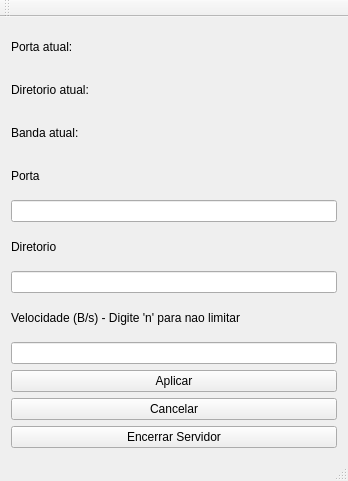
<?xml version="1.0" encoding="UTF-8"?>
<ui version="4.0">
 <class>Interface</class>
 <widget class="QMainWindow" name="Interface">
  <property name="geometry">
   <rect>
    <x>0</x>
    <y>0</y>
    <width>348</width>
    <height>481</height>
   </rect>
  </property>
  <property name="windowTitle">
   <string>Interface</string>
  </property>
  <widget class="QWidget" name="centralWidget">
   <layout class="QVBoxLayout" name="verticalLayout">
    <item>
     <widget class="QLabel" name="labelPortaAtual">
      <property name="text">
       <string>Porta atual:</string>
      </property>
     </widget>
    </item>
    <item>
     <widget class="QLabel" name="labelDiretorioAtual">
      <property name="text">
       <string>Diretorio atual:</string>
      </property>
     </widget>
    </item>
    <item>
     <widget class="QLabel" name="labelBandaAtual">
      <property name="text">
       <string>Banda atual:</string>
      </property>
     </widget>
    </item>
    <item>
     <widget class="QLabel" name="label">
      <property name="text">
       <string>Porta</string>
      </property>
     </widget>
    </item>
    <item>
     <widget class="QLineEdit" name="linePorta"/>
    </item>
    <item>
     <widget class="QLabel" name="label_2">
      <property name="text">
       <string>Diretorio</string>
      </property>
     </widget>
    </item>
    <item>
     <widget class="QLineEdit" name="lineDiretorio"/>
    </item>
    <item>
     <widget class="QLabel" name="label_3">
      <property name="text">
       <string>Velocidade (B/s) - Digite 'n' para nao limitar</string>
      </property>
     </widget>
    </item>
    <item>
     <widget class="QLineEdit" name="lineBanda"/>
    </item>
    <item>
     <widget class="QPushButton" name="pushAplicar">
      <property name="text">
       <string>Aplicar</string>
      </property>
     </widget>
    </item>
    <item>
     <widget class="QPushButton" name="pushCancelar">
      <property name="text">
       <string>Cancelar</string>
      </property>
     </widget>
    </item>
    <item>
     <widget class="QPushButton" name="pushEncerrar">
      <property name="text">
       <string>Encerrar Servidor</string>
      </property>
     </widget>
    </item>
   </layout>
  </widget>
  <widget class="QMenuBar" name="menuBar">
   <property name="geometry">
    <rect>
     <x>0</x>
     <y>0</y>
     <width>348</width>
     <height>28</height>
    </rect>
   </property>
  </widget>
  <widget class="QToolBar" name="mainToolBar">
   <attribute name="toolBarArea">
    <enum>TopToolBarArea</enum>
   </attribute>
   <attribute name="toolBarBreak">
    <bool>false</bool>
   </attribute>
  </widget>
  <widget class="QStatusBar" name="statusBar"/>
 </widget>
 <layoutdefault spacing="6" margin="11"/>
 <resources/>
 <connections/>
</ui>
